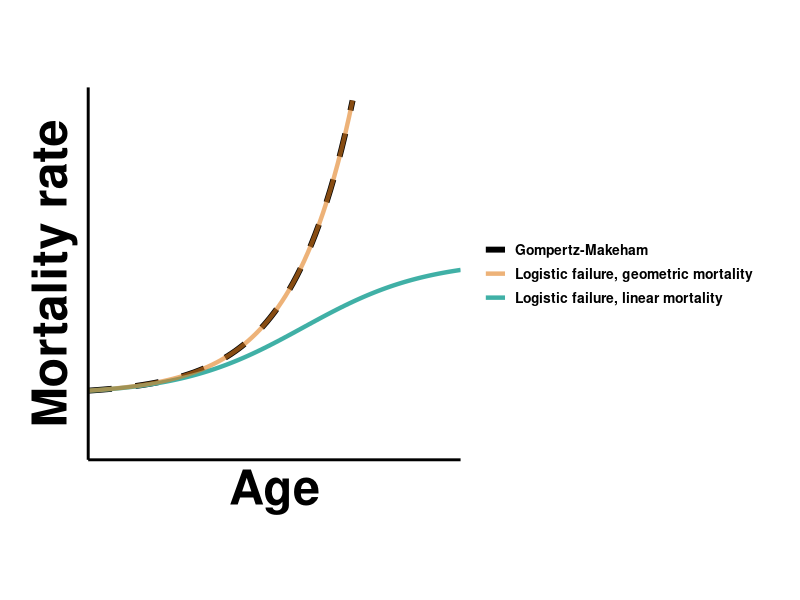
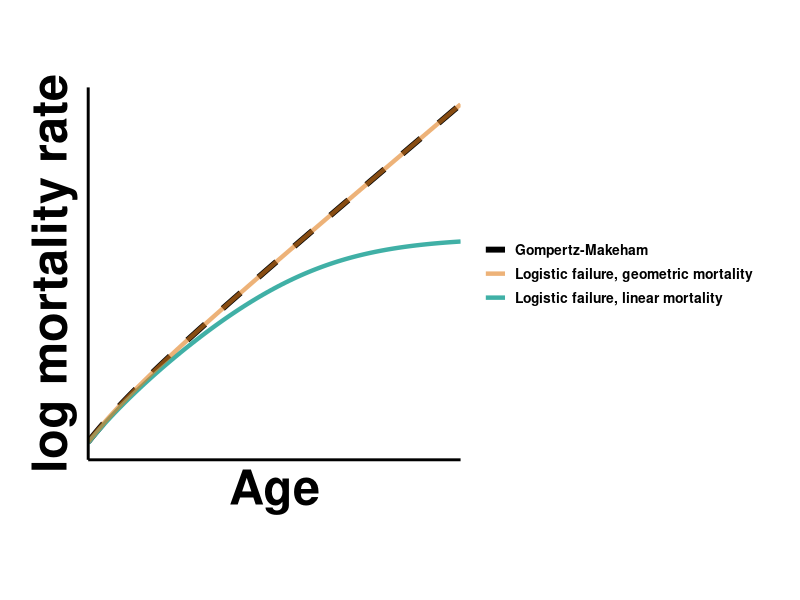

Write the R code that produced these figures, in order.
############################
# Make plots comparing Gompertz-Makeham and logistic failure/mortality curves
# For the ageing networks manuscript
# Written by Shikhara Bhat
# JGU Mainz, Germany
# Date created: Fri Apr 11 15:04:02 2025
# Date last modified: Mon Oct 06 17:25:33 2025
###########################
library(ggplot2) #for plotting
library(svglite) #for saving figures as vectorized SVGs (resolution free)


##########################
#Define the curves we want to plot

#Gompertz-Makeham curve
# mu(t) = M + a e^{bt}
gompertz_makeham <- function(t,phi,k,mu_e,chi,f0){
  
  #composite variables for convenience
  alpha <- phi + k*f0
  beta <- phi + k
  
  #from our analytics
  M <- mu_e - (chi*phi)/(k+phi)
  a <- chi*alpha/((k+phi)*(1-f0))
    
  return (M + a*exp(beta*t))
}

#define the solution to our logistic failures model
# the model is df/dt = (1-f)(r(f0) - kr*f0 + kr*f), approximating the more general model df/dt = (1-f)r(f)
#f0 is initial number of failures.
# r0 is r(f0)
#kr is dr/df at f = f0
#M is extrinsic mortality (analogous to Makeham parameter in GM)
logistic_fail_linear_mort <- function(t,phi,k,mu_e,chi,f0){
  
  #composite variables for convenience
  alpha <- phi + k*f0
  beta <- phi + k
  
  numerator <- (alpha*exp(beta*t))-phi*(1-f0)
  denominator <- beta + alpha*(exp(beta*t)-1)
  
  #analytical solution
  f <- numerator/denominator
  
  return (mu_e + chi*f)
}

logistic_fail_geometric_mort <- function(t,phi,k,mu_e,chi,f0){
  
  #composite variables for convenience
  alpha <- phi + k*f0
  beta <- phi + k
  
  numerator <- (alpha*exp(beta*t))-phi*(1-f0)
  denominator <- beta + alpha*(exp(beta*t)-1)
  
  #analytical solution
  f <- numerator/denominator
  
  intr_mort <- f/(1-f) 
  return (mu_e + chi*intr_mort)
}

##Find the plateau time
plateau_point <- function(phi,kr){
  return (0.5*(1-(phi/kr)))
}

plateau_time <- function(phi,f0,kr){
  beta <- phi + kr
  fstar <- plateau_point(phi,kr)
  log_num <- (1-f0)*(phi+kr*fstar)
  log_den <- (1-fstar)*(phi+kr*f0)
  log_term <- log(log_num/log_den)
  return( (1/beta)*log_term)
}

###############################
#Plotting

#define parameters
#X and Y axis scales are unparameterized/arbitrary anyway.
# my_params <- list(phi = 0.001, #intrinsic failure (constant component)
#                   k = 0.1, #interdependence rate (coefficient of linear component)
#                   mu_e = 1e-5, #extrinsic mortality
#                   chi = 0.2,   #how strongly failures impact mortality
#                   f0 = 0.01 #initial condition
# )


my_params <- list(phi = 0.001, #intrinsic failure (constant component)
                  k = 0.1, #interdependence rate (coefficient of linear component)
                  mu_e = 1e-5, #extrinsic mortality
                  chi = 1,   #how strongly failures impact mortality
                  f0 = 0.001 #initial condition
)


# my_params_linear <- list(phi = 0.01, #intrinsic failure (constant component)
#                          k = 0.1, #interdependence rate (coefficient of linear component)
#                          mu_e = 1e-5, #extrinsic mortality
#                          chi = 0.5,   #how strongly failures impact mortality
#                          f0 = 0.01 #initial condition
# )


  
#base layer. Control the axis limits and padding here
lineplot <- ggplot() + scale_x_continuous(limits = c(10,70), expand = c(0,0))
#lineplot <- ggplot() + scale_x_continuous(limits = c(0.1,0.85), expand = c(0,0))
lineplot <- lineplot + scale_y_continuous(limits = c(-0.5,2.3), expand = c(0,0))


###########################
#Plot on a linear scale

#add Gompertz curve with specified parameters
lineplot <- lineplot + geom_function(fun=gompertz_makeham, args = my_params,aes(color='Gompertz-Makeham'),linetype='dashed',linewidth=2)
#add logistic curve with specified parameters
lineplot <- lineplot + geom_function(fun=logistic_fail_linear_mort, args = my_params,aes(color='Logistic failure, linear mortality'),linewidth=1.5)
lineplot <- lineplot + geom_function(fun=logistic_fail_geometric_mort, args = my_params,aes(color='Logistic failure, geometric mortality'),linewidth=1.5, alpha = 0.6)
#add a vertical line for plateau time
#lineplot <- lineplot + geom_vline(xintercept = plateau_time(phi=0.08,f0=0,kr=7.92),linetype='dotted',linewidth=2,alpha=0.6, color='#666666')

#add a legend
lineplot <- lineplot + scale_color_manual(values =  c('Gompertz-Makeham'='#000000',
                                                      'Logistic failure, linear mortality'='#40B0A6',
                                                     # 'Linear failure, linear mortality'='#cc9922',
                                                      'Logistic failure, geometric mortality'='#e17f1e'))


# #aesthetics
lineplot <- lineplot + theme_light() + xlab('Age') + ylab("Mortality rate")
lineplot <- lineplot + theme(panel.border = element_blank(), axis.line = element_line(colour = "black",linewidth=1), panel.grid.major = element_blank(), panel.grid.minor = element_blank())
#lineplot <- lineplot + theme(axis.text = element_text(face = 'bold', color = 'black',size = 30)) #in case we want numbers on the axes
lineplot <- lineplot + theme(axis.title = element_text(face = 'bold',color = 'black',size = 35))
lineplot <- lineplot + theme(legend.text = element_text(face = 'bold', color = 'black',size = 10))
lineplot <- lineplot + theme(aspect.ratio = 1) #set aspect ratio
lineplot <- lineplot + theme(legend.title=element_blank()) #remove legend title
lineplot <- lineplot + theme(axis.ticks.length = unit(.15, "cm")) + theme(axis.ticks = element_line(color='black',linewidth=0.5))
#plot margins are to be provided in the order top, right, bottom, left
lineplot <- lineplot + theme(plot.margin = margin(0.1, 1, ,0.8 , "cm"))

#Remove the numeric values on the x and y axes (because we don't care about the actual numbers)
lineplot <- lineplot + theme(axis.text.x=element_blank(),
                             axis.ticks.x=element_blank(),
                             axis.text.y=element_blank(),
                             axis.ticks.y=element_blank())

lineplot


#uncomment below to save the figure as an SVG
#ggsave(filename = './output/fig_2A.svg',plot=lineplot,width=12,height=12)



#################################
#also plot the same curves on a log scale

#transform to log scale
logplot <- lineplot + scale_y_continuous(trans='log') + ylab("log mortality rate")
logplot

#uncomment below to save the figure as an SVG
#ggsave(filename = './output/fig_2B.svg',plot=logplot,width=12,height=12)
